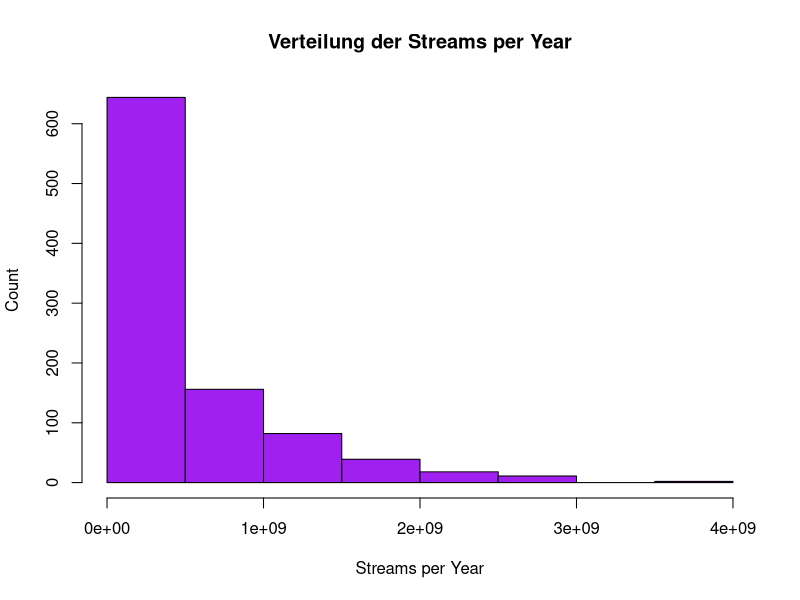
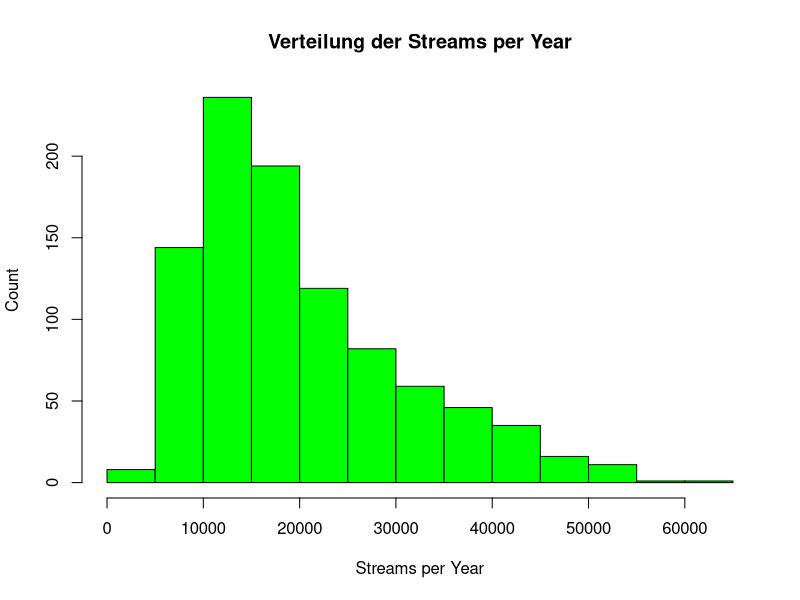
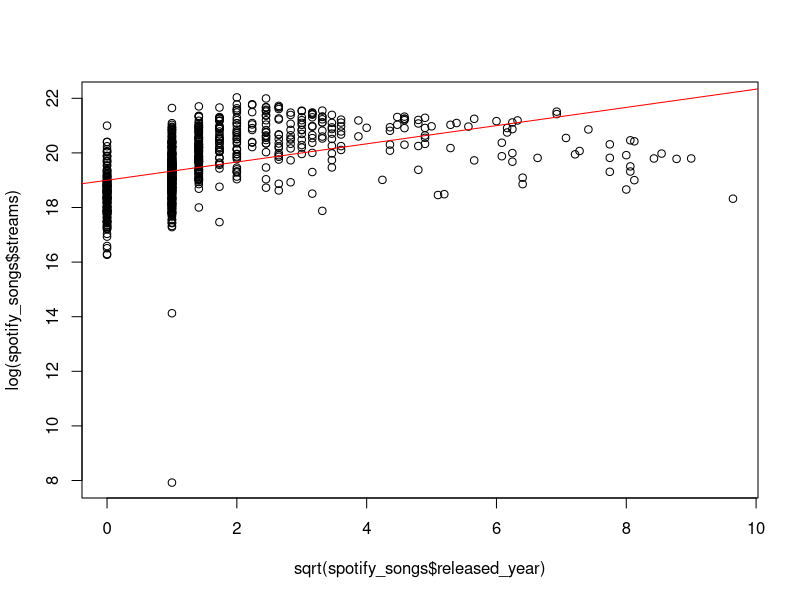
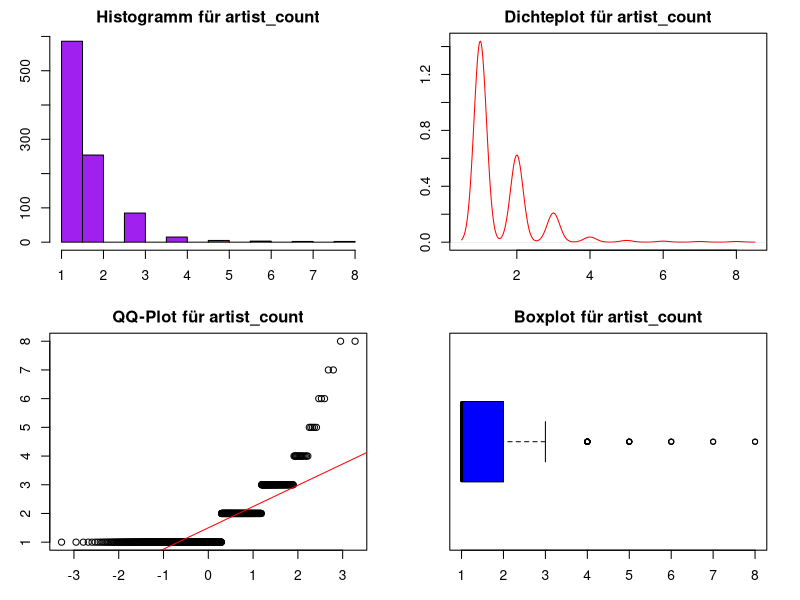
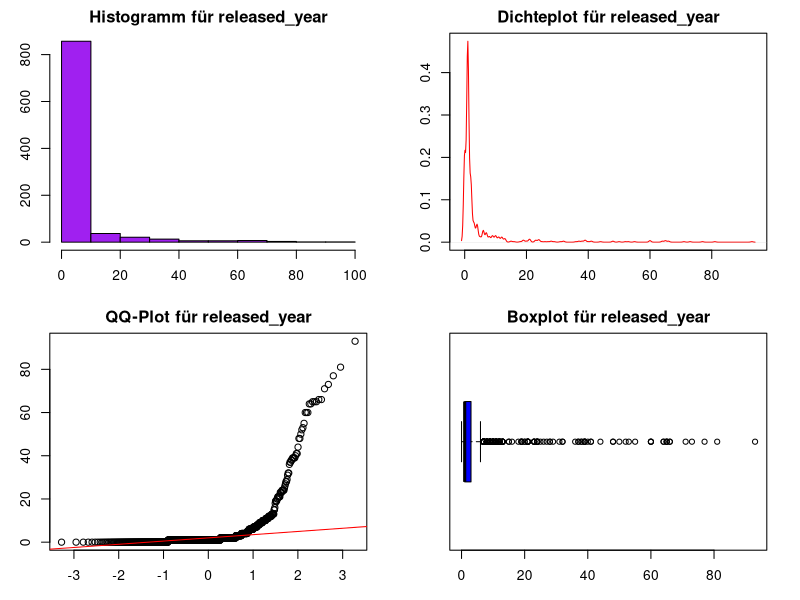
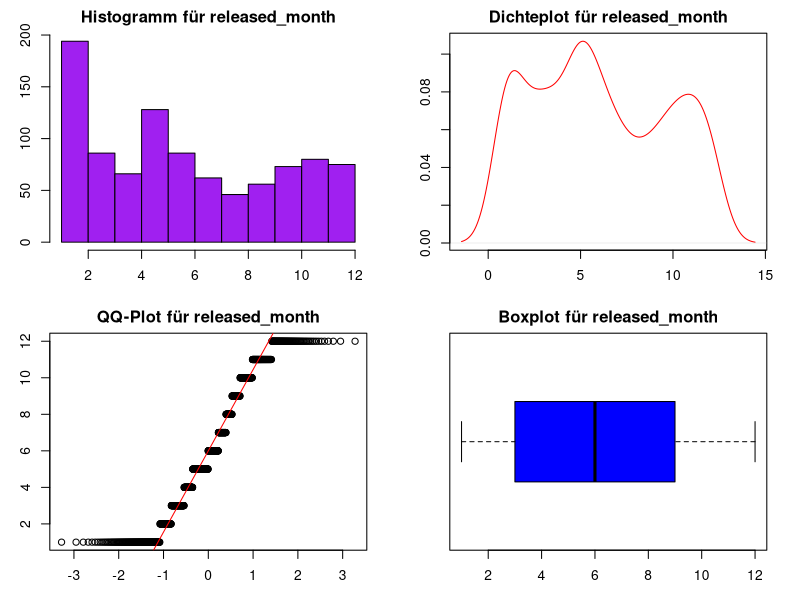
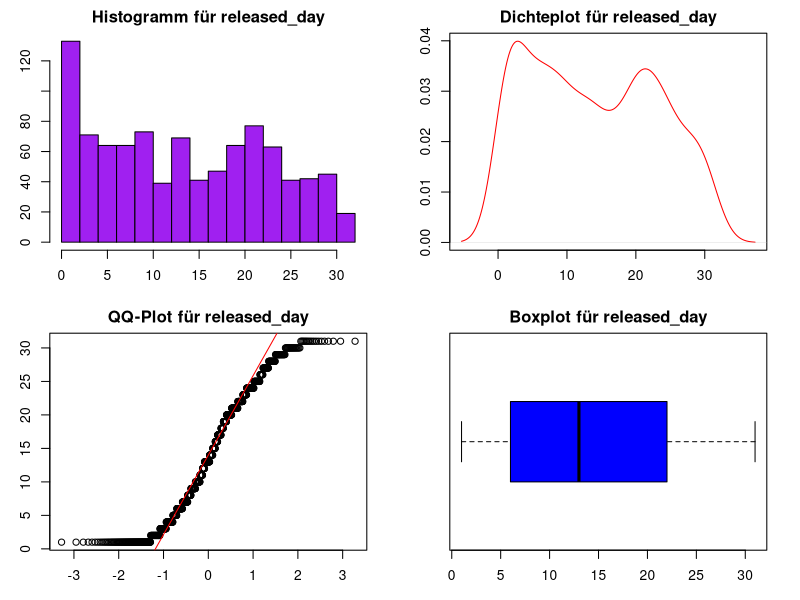
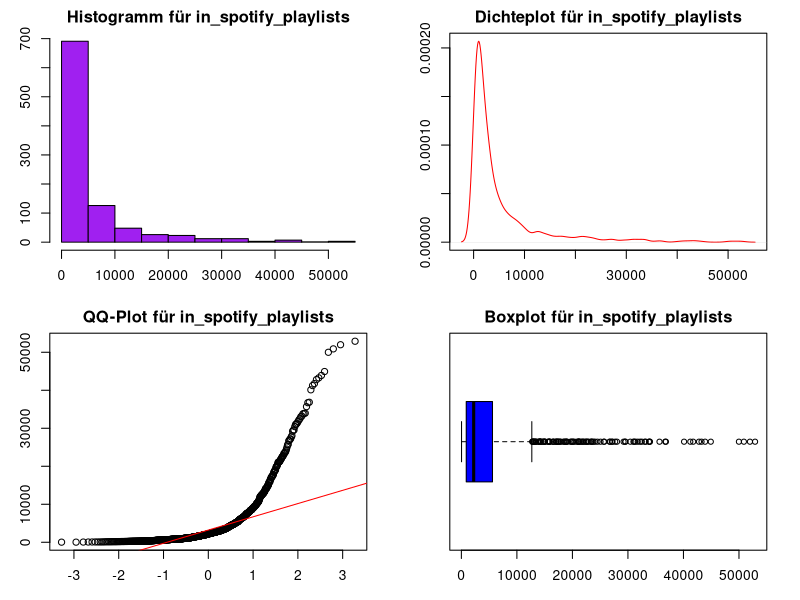

These figures' R source, in order: (Note: this script raises an error after producing the figures.)


################################# Datenbereinigung ###################################


spotify_songs <- read.csv("spotify-2023.csv")
summary(spotify_songs) # Summary des Datasets
str(spotify_songs) # Struktur des Datasets

#Beispiele
#sort(unique(spotify_songs$speechiness_.), na.last=TRUE) # sortiert alle unterschiedlichen Werte und hängt NaN's am Schluss an

sapply(spotify_songs, function(x) sum(is.nan(x))) # gibt Spaltenweise Anzahl NaN's zurück
sapply(spotify_songs, function(x) sum(is.na(x))) # gibt Spaltenweise Anzahl Na's zurück


#### 1. Inkonsistente, Fehlerhafte, Missing Daten dokumentieren ####

# track_name          : chr -> drop, da aufwändig um numerisch zu verwenden und encoding von ausländischen Artisten "verhauen" 
# artist.s._name      : chr -> ersetzen mit: streams/artist/Monat (zuerst muss encoding gefixt werden)
# artist_count        : int -> belassen, keine missings und bereits numerisch
# released_year       : int -> umwandeln in numerischen Wert (2023 - released_year) -> Wie lange gibt es den Song schon
# released_month      : int -> belasssen bereits numerisch und keine missings
# released_day        : int -> vorerst belassen -> Einführung Prädiktor "weekday"
# in_spotify_playlists: int -> belassen  
# in_spotify_charts   : int -> vorerst belassen (Recherche, was es genau ist)
# streams             : chr -> ZIELVARIABLE! numerisch konvertieren
# in_apple_playlists  : int -> belassen und verwenden
# in_apple_charts     : int -> belassen und verwenden
# in_deezer_playlists : chr -> numerisch konvertieren und verwenden 
# in_deezer_charts    : int -> belassen und verwenden 
# in_shazam_charts    : chr -> numerisch konvertieren und verwenden; missings 
# bpm                 : int -> verwenden und belassen
# key                 : chr -> numerisch konvertieren (encoden) und verwenden
# mode                : chr -> numerisch konvertieren (encoden) und verwenden 
# danceability_.      : int -> verwenden und belassen
# valence_.           : int -> Recherche was es ist. ggf. verwenden und belassen 
# energy_.            : int -> verwenden und belassen
# acousticness_.      : int -> verwenden und belassen 
# instrumentalness_.  : int -> evtl. verwerfen, da praktisch alle Werte = 0
# liveness_.          : int -> verwenden und belassen 
# speechiness_.       : int -> verwenden und belassen


#### 2. Inkonsistente, Fehlerhafte, Missing Daten bereinigen ####

## track_name -> drop, da aufwändig um numerisch zu verwenden und encoding von ausländischen Artisten "verhauen"
spotify_songs$track_name <- NULL # erst entfernen, wenn artist.s._name cleaned ist


## artist.s._name -> vorerst behalten und versuchen zu bereinigung (encoding fixen)
sum(is.na(spotify_songs$artist.s._name)) # missings erkennen -> 0
Encoding(spotify_songs$artist.s._name) # viele "unknowns" -> encoding kann nicht angepasst werden -> manuelle Korrektur

# Manuelle Korrektur
spotify_songs$artist.s._name <- replace(spotify_songs$artist.s._name, spotify_songs$artist.s._name == "Mï¿½ï¿½ne", "Måneskin")
spotify_songs$artist.s._name <- replace(spotify_songs$artist.s._name, spotify_songs$artist.s._name == "Michael Bublï¿", "Michael Bublé")
spotify_songs$artist.s._name <- replace(spotify_songs$artist.s._name, spotify_songs$artist.s._name == "Quevedo, La Pantera, Juseph, Cruz Cafunï¿½ï¿½, Bï¿½ï¿½jo, Abhir Hathi", "Quevedo, La Pantera, Juseph, Cruz Cafuné, Bejo, Abhir Hathi")
spotify_songs$artist.s._name <- replace(spotify_songs$artist.s._name, spotify_songs$artist.s._name == "Rauw Alejandro, ROSALï¿½", "Rauw Alejandro, Rosalía")
spotify_songs$artist.s._name <- replace(spotify_songs$artist.s._name, spotify_songs$artist.s._name == "Rï¿½ï", "Rema")
spotify_songs$artist.s._name <- replace(spotify_songs$artist.s._name, spotify_songs$artist.s._name == "Rï¿½ï¿½ma, Selena G", "Rema, Selena G")  
spotify_songs$artist.s._name <- replace(spotify_songs$artist.s._name, spotify_songs$artist.s._name == "Rich The Kid, Matuï¿", "Rich The Kid, Matuê")
spotify_songs$artist.s._name <- replace(spotify_songs$artist.s._name, spotify_songs$artist.s._name == "ROSALï¿½", "Rosalía")
spotify_songs$artist.s._name <- replace(spotify_songs$artist.s._name, spotify_songs$artist.s._name == "Schï¿½ï¿½rze, DJ R", "Schürze, DJ Robin")
spotify_songs$artist.s._name <- replace(spotify_songs$artist.s._name, spotify_songs$artist.s._name == "Sebastian Yatra, Manuel Turizo, Beï¿½ï", "Sebastian Yatra, Manuel Turizo, Beéle")
spotify_songs$artist.s._name <- replace(spotify_songs$artist.s._name, spotify_songs$artist.s._name == "Semicenk, Doï¿½ï¿½u ", "Semicenk, Doğu Swag")                                
spotify_songs$artist.s._name <- replace(spotify_songs$artist.s._name, spotify_songs$artist.s._name == "The Weeknd, ROSALï¿½", "The Weeknd, Rosalía")
spotify_songs$artist.s._name <- replace(spotify_songs$artist.s._name, spotify_songs$artist.s._name == "Tiï¿½ï¿", "Tiësto")
spotify_songs$artist.s._name <- replace(spotify_songs$artist.s._name, spotify_songs$artist.s._name == "Tiï¿½ï¿½sto, Ava", "Tiësto, Ava")
spotify_songs$artist.s._name <- replace(spotify_songs$artist.s._name, spotify_songs$artist.s._name == "Tiï¿½ï¿½sto, Kar", "Tiësto, Karol G")
spotify_songs$artist.s._name <- replace(spotify_songs$artist.s._name, spotify_songs$artist.s._name == "Tiï¿½ï¿½sto, Tate M", "Tiësto, Tate McRae")
spotify_songs$artist.s._name <- replace(spotify_songs$artist.s._name, spotify_songs$artist.s._name == "Wisin & Yandel, ROSALï¿½", "Wisin & Yandel, Rosalía")
spotify_songs$artist.s._name <- replace(spotify_songs$artist.s._name, spotify_songs$artist.s._name == "Xamï¿½ï¿½, Gustah, Neo B", NA) # -> droppen
spotify_songs$artist.s._name <- replace(spotify_songs$artist.s._name, spotify_songs$artist.s._name == "Zï¿½ï¿½ Fe", "Zé Felipe")
spotify_songs$artist.s._name <- replace(spotify_songs$artist.s._name, spotify_songs$artist.s._name == "Zï¿½ï¿½ Neto & Crist", "Zé Neto e Cristiano")
spotify_songs$artist.s._name <- replace(spotify_songs$artist.s._name, spotify_songs$artist.s._name == "Matuï¿½ï¿½, Wiu, ", "Matuê, Teto, WIU")
spotify_songs$artist.s._name <- replace(spotify_songs$artist.s._name, spotify_songs$artist.s._name == "Marï¿½ï¿½lia Mendonï¿½ï¿½a, Maiara &", "Marília Mendonça, Maiara & Maraisa")
spotify_songs$artist.s._name <- replace(spotify_songs$artist.s._name, spotify_songs$artist.s._name == "Marï¿½ï¿½lia Mendonï¿½ï¿½a, Hugo & G", "Marília Mendonça, Hugo & Guilherme")
spotify_songs$artist.s._name <- replace(spotify_songs$artist.s._name, spotify_songs$artist.s._name == "Marï¿½ï¿½lia Mendonï¿½ï¿½a, George Henrique &", "Marília Mendonça, George Henrique & Rodrigo")
spotify_songs$artist.s._name <- replace(spotify_songs$artist.s._name, spotify_songs$artist.s._name == "Marï¿½ï¿½lia Mendo", "Marília Mendonça")
spotify_songs$artist.s._name <- replace(spotify_songs$artist.s._name, spotify_songs$artist.s._name == "Luï¿½ï¿½sa Sonza, MC Frog, Dj Gabriel do Borel, Davi K", "Luísa Sonza, MC Frog, Dj Gabriel do Borel, Davi K")
spotify_songs$artist.s._name <- replace(spotify_songs$artist.s._name, spotify_songs$artist.s._name == "Luciano, Aitch, Bï¿½", "Luciano, Aitch, BIA")
spotify_songs$artist.s._name <- replace(spotify_songs$artist.s._name, spotify_songs$artist.s._name == "Kendrick Lamar, Beyoncï¿", "Kendrick Lamar, Beyoncé")
spotify_songs$artist.s._name <- replace(spotify_songs$artist.s._name, spotify_songs$artist.s._name == "Justin Quiles, Lenny Tavï¿½ï¿½rez, BL", "Justin Quiles, Lenny Tavarez, BL")
spotify_songs$artist.s._name <- replace(spotify_songs$artist.s._name, spotify_songs$artist.s._name == "Junior H, Eden Muï¿½ï", "Junior H, Eden Muñoz")
spotify_songs$artist.s._name <- replace(spotify_songs$artist.s._name, spotify_songs$artist.s._name == "Josï¿½ï¿½ Felic", "José Feliciano")
spotify_songs$artist.s._name <- replace(spotify_songs$artist.s._name, spotify_songs$artist.s._name == "Jordan Fisher, Josh Levi, Finneas O'Connell, 4*TOWN (From Disney and Pixarï¿½ï¿½ï¿½s Turning Red), Topher Ngo, Grayson Vill", "Jordan Fisher, Josh Levi, Finneas O'Connell, 4*TOWN (From Disney and Pixar's Turning Red), Topher Ngo, Grayson Vill")
spotify_songs$artist.s._name <- replace(spotify_songs$artist.s._name, spotify_songs$artist.s._name == "Jasiel Nuï¿½ï¿½ez, Peso P", "Jasiel Nuñez, Peso P")
spotify_songs$artist.s._name <- replace(spotify_songs$artist.s._name, spotify_songs$artist.s._name == "Eden Muï¿½ï", "Eden Muñoz")
spotify_songs$artist.s._name <- replace(spotify_songs$artist.s._name, spotify_songs$artist.s._name == "Dj LK da Escï¿½ï¿½cia, Tchakabum, mc jhenny, M", "Dj LK da Escócia,Tchakabum, MC Ryan SP, mc jhenny")
spotify_songs$artist.s._name <- replace(spotify_songs$artist.s._name, spotify_songs$artist.s._name == "Bomba Estï¿½ï¿½reo, Bad B", "Bomba Estéreo, Bad Bunny")
spotify_songs$artist.s._name <- replace(spotify_songs$artist.s._name, spotify_songs$artist.s._name == "Bad Bunny, The Marï¿½ï", "Bad Bunny, The Marías")
spotify_songs$artist.s._name <- replace(spotify_songs$artist.s._name, spotify_songs$artist.s._name == "Arcangel, De La Ghetto, Justin Quiles, Lenny Tavï¿½ï¿½rez, Sech, Dalex, Dimelo Flow, Rich Music", "Arcangel, De La Ghetto, Justin Quiles, Lenny Tavárez, Sech, Dalex, Dimelo Flow, Rich Music")
spotify_songs$artist.s._name <- replace(spotify_songs$artist.s._name, spotify_songs$artist.s._name == "Beyoncï¿", "Beyoncé")

#Falls nach cleaning neues csv benötigt wird:

# write.csv(spotify_songs, "spotify-2023_cleaned.csv", row.names = FALSE)

## artist_count -> belassen, keine missings und bereits numerisch
sum(is.na(spotify_songs$artist_count)) # missings erkennen -> 0


# released_day -> vorerst belassen (falls möglich weekend eruieren)
# ???? Ansatz unten: Released Datum aus year, month und day zusammensetzen; weekday eruieren und numerisch konvertieren
spotify_songs$released_date <- as.Date(paste(spotify_songs$released_year, spotify_songs$released_month, spotify_songs$released_day, sep="-"), format="%Y-%m-%d")
spotify_songs$weekday <- weekdays(spotify_songs$released_date)
day_mapping <- c("Montag" = 1, "Dienstag" = 2, "Mittwoch" = 3, "Donnerstag" = 4, "Freitag" = 5, "Samstag" = 6, "Sonntag" = 7)
spotify_songs$weekday <- as.numeric(day_mapping[spotify_songs$weekday])
sum(is.na(spotify_songs$artist_count)) # missings erkennen -> 0

spotify_songs$released_date <- NULL # -> zusammengesetztes release_date wieder entfernen


## released_year -> umwandeln in numerischen Wert (2023 - released_year) -> Wie lange gibt es den Song schon
spotify_songs$released_year <- 2023 - spotify_songs$released_year
sum(is.na(spotify_songs$artist_count)) # missings erkennen -> 0

## released_month -> belasssen bereits numerisch und keine missings
sum(is.na(spotify_songs$released_month)) # missings erkennen -> 0

## in_spotify_playlists -> belassen
sum(is.na(spotify_songs$in_spotify_playlists)) # missings erkennen -> 0

# in_spotify_charts -> vorerst belassen (Recherche, was es genau ist)
sum(is.na(spotify_songs$in_spotify_charts)) # missings erkennen -> 0

## streams -> ZIELVARIABLE! numerisch konvertieren
spotify_songs$streams <- as.numeric(spotify_songs$streams)
sum(is.na(spotify_songs$streams)) # missings erkennen -> 1
spotify_songs <-spotify_songs[-575,] # wenn Index bekannt so löschen
sum(is.na(spotify_songs$streams)) # missings erkennen -> 0

## in_apple_playlists -> belassen und verwenden
sum(is.na(spotify_songs$in_apple_playlists)) # missings erkennen -> 0

## in_apple_charts -> belassen und verwenden
sum(is.na(spotify_songs$in_apple_charts)) # missings erkennen -> 0

## in_deezer_playlists -> numerisch konvertieren und verwenden
sum(is.na(spotify_songs$in_deezer_playlists)) # missings erkennen -> 0
spotify_songs$in_deezer_playlists # -> enthält Werte > 1000, welche jedoch als z. B. 1,959 erfasst wurden
spotify_songs$in_deezer_playlists <- gsub(",", "", spotify_songs$in_deezer_playlists) # ersetzt "," durch ""
spotify_songs$in_deezer_playlists <- as.numeric(spotify_songs$in_deezer_playlists)
spotify_songs$in_deezer_playlists[is.na(spotify_songs$in_deezer_playlists)] # keine NA's mehr

## in_deezer_charts -> belassen und verwenden
sum(is.na(spotify_songs$in_deezer_charts)) # missings erkennen -> 0

## in_shazam_charts -> numerisch konvertieren und verwenden; missings
spotify_songs$in_shazam_charts # -> enthält Werte > 1000, welche jedoch als z. B. 1,959 erfasst wurden
spotify_songs$in_shazam_charts <- gsub(",", "", spotify_songs$in_shazam_charts)
spotify_songs$in_shazam_charts <- as.numeric(spotify_songs$in_shazam_charts)
spotify_songs$in_shazam_charts[is.na(spotify_songs$in_shazam_charts)] # viele NA's
sum(is.na(spotify_songs$in_shazam_charts))  # missings erkennen -> 50
# Wie NA's handeln??? unten Variante mit median
spotify_songs$in_shazam_charts[is.na(spotify_songs$in_shazam_charts)] <- median(spotify_songs$in_shazam_charts, na.rm = TRUE) 
spotify_songs$in_shazam_charts <- round(spotify_songs$in_shazam_charts)

## bpm -> verwenden und belassen
sum(is.na(spotify_songs$bpm))  # missings erkennen -> 0

## key -> numerisch konvertieren (encoden) und verwenden
spotify_songs$key # -> enthält leere Strings ""
sum(is.na(spotify_songs$key))  # missings erkennen -> 0
key_value <- as.character(names(sort(table(spotify_songs$key), decreasing=TRUE)[1])) # ermittelt häfigst verwendeter Key
spotify_songs$key[spotify_songs$key == ""] <- key_value # -> setzt den ermittelten key für den leeren String ein

factor_column_key <- as.factor(spotify_songs$key) # faktorisiert den key
levels(factor_column_key) # 1 - 11 : "A"  "A#" "B"  "C#" "D"  "D#" "E"  "F"  "F#" "G"  "G#"
spotify_songs$key <- as.numeric(as.factor(spotify_songs$key))


## mode -> numerisch konvertieren (encoden) und verwenden
spotify_songs$mode
sum(is.na(spotify_songs$mode))  # missings erkennen -> 0
factor_column_mode <- as.factor(spotify_songs$mode)
levels(factor_column_mode) # 1 = "Major"; 2 = "Minor"
spotify_songs$mode <- as.numeric(as.factor(spotify_songs$mode))


## danceability_. -> verwenden und belassen
spotify_songs$danceability_.
sum(is.na(spotify_songs$danceability_.))  # missings erkennen -> 0


## valence_. -> Recherche was es ist. ggf. verwenden und belassen
spotify_songs$valence_.
sum(is.na(spotify_songs$valence_.))  # missings erkennen -> 0

## energy_. -> verwenden und belassen
spotify_songs$energy_.
sum(is.na(spotify_songs$energy_.))  # missings erkennen -> 0

## acousticness_. -> verwenden und belassen
spotify_songs$acousticness_.
sum(is.na(spotify_songs$acousticness_.))  # missings erkennen -> 0

## instrumentalness_.-> evtl. verwerfen, da praktisch alle Werte = 0
spotify_songs$instrumentalness_.
sum(is.na(spotify_songs$instrumentalness_.))  # missings erkennen -> 0

## liveness_. -> verwenden und belassen
spotify_songs$liveness_.
sum(is.na(spotify_songs$liveness_.))  # missings erkennen -> 0

## speechiness_. -> verwenden und belassen
spotify_songs$speechiness_.
sum(is.na(spotify_songs$speechiness_.))  # missings erkennen -> 0

#### 3 Alle Werte "messbar" machen ######

# integriert in 2.

#### 4 Datentypen in R auf Korrektheit prüfen #####



###### Plausibilisierung #######

#### 1 Verteilung, Symmetrie, Ausreisser pro Prädiktor plotten und beschreiben #### 

hist(spotify_songs$streams, col = 'purple', xlab = "Streams per Year", ylab = "Count", main = "Verteilung der Streams per Year")
hist(sqrt(spotify_songs$streams), col = 'green', xlab = "Streams per Year", ylab = "Count", main = "Verteilung der Streams per Year")

# Streudiagramm released_year / streams
plot(x = sqrt(spotify_songs$released_year), y = log(spotify_songs$streams))
abline(lm(log(streams) ~ sqrt(released_year), spotify_songs), col = "red")


spotify_songs$artist.s._name <- NULL # ACHTUNG: sobald artist.s._name numerisch löschen!!

# Erstellt Plots für jeden Prädiktor (Histogramm, Dichteplot, QQ -Plot und BoxPlot)
create_plots <- function(predictor, spotify_songs) {
  par(mfrow=c(2, 2))
  
  # Histogramm
  hist(spotify_songs[[predictor]], main=paste("Histogramm für", predictor), col = "purple", xlab=predictor)
  
  # Dichteplot
  plot(density(spotify_songs[[predictor]], na.rm=TRUE), main=paste("Dichteplot für", predictor), col = "red",  xlab=predictor)
  
  # QQ-Plot
  qqnorm(spotify_songs[[predictor]], main=paste("QQ-Plot für", predictor))
  qqline(spotify_songs[[predictor]], col = "red")
  
  # Boxplot
  boxplot(spotify_songs[[predictor]], main=paste("Boxplot für", predictor), col = "blue", horizontal=TRUE)
}

# Anpassung der Ränder, wenn Screen zu klein
par(mar=c(3,3,2,2)) 

# Anwenden der Funktion auf jeden Prädiktor
lapply(names(spotify_songs), create_plots, spotify_songs)

#### 2 Alle Werte, wo notwendig transformieren #####

# Transformierungen anhand Plots in Betracht ziehen (Achtung durch Transformierungen kann die Interpretierbarkeit schwieriger werden)

#### 3 Fehlende Variablen beschreiben #####

# Hat es fehlende Werte? 